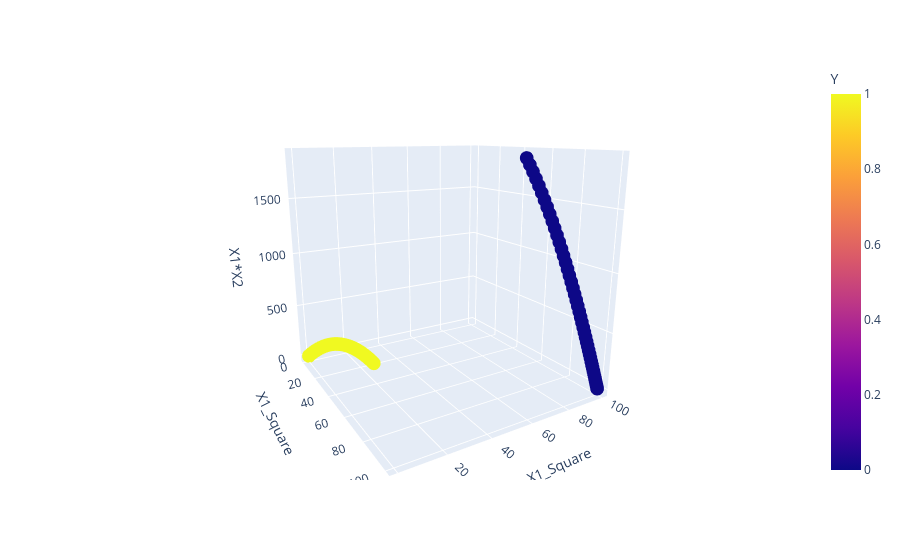

The cell this chart's notebook holds for it:
### Code cell
fig = px.scatter_3d(df, x='X1_Square', y='X1_Square', z='X1*X2',
              color='Y')
fig.show()

### Figure 1 — Plotly figure (JSON) as saved in the notebook; plotly's stock layout.template omitted (floating-point values rounded to 4 significant figures; data arrays with more than 128 entries replaced by an {"elided": "..."} marker saying what was removed)
{"data": [{"hovertemplate": "X1_Square=%{y}<br>X1*X2=%{z}<br>Y=%{marker.color}<extra></extra>", "legendgroup": "", "marker": {"color": {"elided": "400 int values"}, "coloraxis": "coloraxis", "symbol": "circle"}, "mode": "markers", "name": "", "scene": "scene", "showlegend": false, "type": "scatter3d", "x": {"elided": "400 float values"}, "y": {"elided": "400 float values"}, "z": {"elided": "400 float values"}}], "layout": {"autosize": true, "coloraxis": {"colorbar": {"title": {"text": "Y"}}, "colorscale": [[0, "#0d0887"], [0.1111, "#46039f"], [0.2222, "#7201a8"], [0.3333, "#9c179e"], [0.4444, "#bd3786"], [0.5556, "#d8576b"], [0.6667, "#ed7953"], [0.7778, "#fb9f3a"], [0.8889, "#fdca26"], [1, "#f0f921"]]}, "legend": {"tracegroupgap": 0}, "margin": {"t": 60}, "scene": {"aspectmode": "auto", "aspectratio": {"x": 1, "y": 1, "z": 1}, "camera": {"center": {"x": 0, "y": 0, "z": 0}, "eye": {"x": 1.788, "y": -1.071, "z": 0.5619}, "projection": {"type": "perspective"}, "up": {"x": 0, "y": 0, "z": 1}}, "domain": {"x": [0, 1], "y": [0, 1]}, "xaxis": {"title": {"text": "X1_Square"}, "type": "linear"}, "yaxis": {"title": {"text": "X1_Square"}, "type": "linear"}, "zaxis": {"title": {"text": "X1*X2"}, "type": "linear"}}}}
